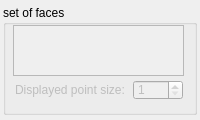
<?xml version="1.0" encoding="UTF-8"?>
<ui version="4.0">
 <class>propAnnotationSetOfFaces</class>
 <widget class="QWidget" name="propAnnotationSetOfFaces">
  <property name="geometry">
   <rect>
    <x>0</x>
    <y>0</y>
    <width>200</width>
    <height>120</height>
   </rect>
  </property>
  <property name="minimumSize">
   <size>
    <width>200</width>
    <height>120</height>
   </size>
  </property>
  <property name="windowTitle">
   <string>Form</string>
  </property>
  <property name="styleSheet">
   <string notr="true"/>
  </property>
  <widget class="QGroupBox" name="annotationSetOfFaces">
   <property name="geometry">
    <rect>
     <x>3</x>
     <y>5</y>
     <width>194</width>
     <height>110</height>
    </rect>
   </property>
   <property name="title">
    <string>set of faces</string>
   </property>
   <widget class="QTextEdit" name="info">
    <property name="enabled">
     <bool>false</bool>
    </property>
    <property name="geometry">
     <rect>
      <x>10</x>
      <y>20</y>
      <width>171</width>
      <height>51</height>
     </rect>
    </property>
   </widget>
   <widget class="QLabel" name="label">
    <property name="enabled">
     <bool>false</bool>
    </property>
    <property name="geometry">
     <rect>
      <x>12</x>
      <y>75</y>
      <width>120</width>
      <height>20</height>
     </rect>
    </property>
    <property name="text">
     <string>Displayed point size:</string>
    </property>
   </widget>
   <widget class="QSpinBox" name="spinPointSize">
    <property name="enabled">
     <bool>false</bool>
    </property>
    <property name="geometry">
     <rect>
      <x>130</x>
      <y>75</y>
      <width>50</width>
      <height>20</height>
     </rect>
    </property>
    <property name="minimum">
     <number>1</number>
    </property>
    <property name="maximum">
     <number>50</number>
    </property>
   </widget>
  </widget>
 </widget>
 <resources/>
 <connections/>
 <slots>
  <slot>pointSizeChanged(int)</slot>
 </slots>
</ui>
